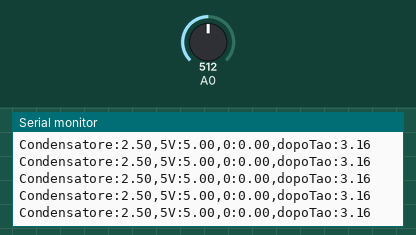
A sketch run on a simulated Arduino Uno, built with avr-gcc and run on an emulated ATmega328P. Shown: the last lines printed to the serial monitor. Inputs (shaded band) come from the test bench; at power-on: A0 = 512.

Above: at 1.2 s.
1.3 s: A0 set to 716
At 1.39 s:
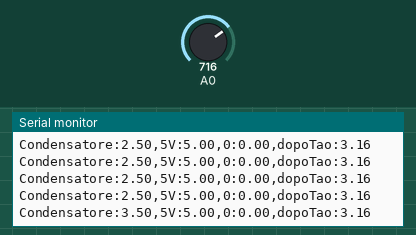
2.8 s: A0 set to 900
At 2.8 s:
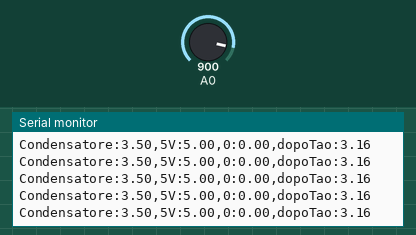
Timing chart, 0 to 5.8 s (numbered marks = the images above; inputs shaded):
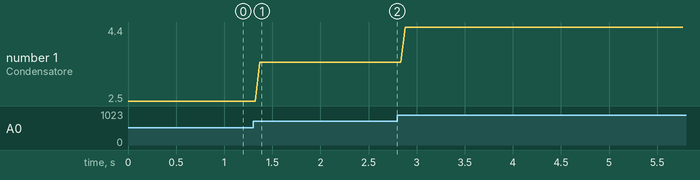

Measured:
- after the input at 1.3 s, the serial monitor: prints a new line after 0.07 s (image 1)
- plotted number 1: 2.5 → 3.5 after the input at 1.3 s, 3.5 → 4.4 after the input at 2.8 s

The sketch:

CaricaCondensatore_V2.ino
```cpp
/*
  Plottaggio tensione di carica del condensatore

                  interruttore di carica
  +5V ---/\/\/\--/  -------------A0
             R1      |      |
                   =====    |
                 C   |      /  interruttore di scarica
                     |      |
                     |      /
                     |      \ R2
                     |      /
                     |      \
                    GND    GND

      R1 = 1.5 k  C = 47 uF  Tao = 0.07
      R2 =  120 k C = 47 uF  Tao = R*C = 5.6 s
 Il tempo si misura da quando si chiude l'interr. di scarica
 fino a quando la curva si incrocia con 0.632*1023
*/
float a = 0;  // Tensione ai capi del condensatore
float b = 5.0;
float c = 0.0;
float d = 0.632*5.0;

void setup() {
  Serial.begin(9600);

}

// the loop routine runs over and over again forever:
void loop() {
  // read the input on analog pin 0:
  int sensorValue = analogRead(A0);
  a = float(sensorValue)*5.0/1023.0;
  // print out the value you read:
  Serial.print("Condensatore:");
  Serial.print(a);
  Serial.print(",");
  Serial.print("5V:");
  Serial.print(b);
  Serial.print(",");
  Serial.print("0:");
  Serial.print(c);
  Serial.print(",");
  Serial.print("dopoTao:");
  Serial.print(d);
  Serial.println();
  delay(20);        // delay in between reads for stability
}
```
